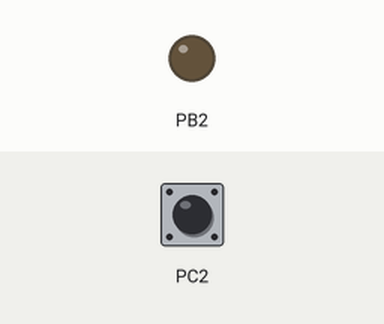
This program was run on a simulated ATmega328P, built with avr-gcc and emulated at 16 MHz. Parts: output pins drawn as LEDs (lit = HIGH). The test bench sets the inputs (shaded band); at power-on: PC2 HIGH.

Above: at 1.2 s.
1.3 s: PC2 pulled LOW for 0.15 s
At 2.2 s:
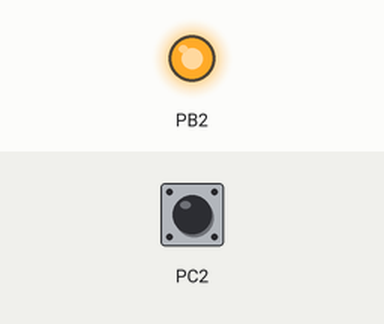
4.0 s: PC2 pulled LOW for 3.2 s
At 8.8 s:
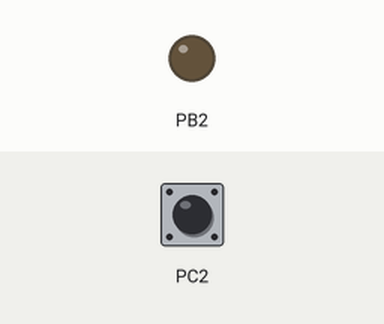
Timing chart, 0 to 10.3 s (numbered marks = the images above; inputs shaded):
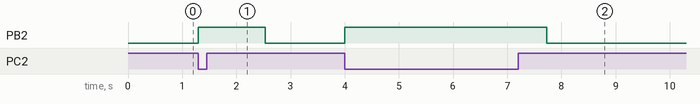

Measured:
- after the input at 1.3 s, PB2: LOW → HIGH at once, → LOW 1.2 s later
- after the input at 4.0 s, PB2: LOW → HIGH at once, → LOW 3.7 s later

The program:

main.c
```c
/*
 * DA2C_T2_Normal_C.c
 *
 * Created: 4/27/2019 4:43:28 PM
 * Author : acate
 */


#define F_CPU 16000000UL	// Used to slow delay from 16MHz to 1MHz (delay library)
#include <avr/io.h>			// Standard AVR Library
#include <util/delay.h>		// AVR library containing _delay_ms() function

#define LED 0b00000100		// Modify LED Bit (Currently: PB2)
#define SWITCH 0b00000100	// Modify SWITCH bit here (PC2 in program)
#define delay 19530			// 'delay = (16MHz*1.250s/1024) - 1' for 1250ms delay

int main(void) {

	unsigned char d_end = delay/256;		// Quotient of Delay divided by Counter Size
	unsigned char d_leftover = delay%256;	// Remainder of Delay divided by Counter Size
	unsigned char i = 0;					// 8-bit Positive Counter 'i'

	DDRB = LED;											// Set PB2 as an Output
	DDRC &= ~SWITCH;									// Set PC2 as an Input
	TCCR0A = (0<<WGM01)|(0<<WGM00);						// Set WGM to Normal
	TCCR0B = (0<<WGM02)|(1<<CS02)|(0<<CS01)|(1<<CS00);	// Set WGM to Normal (Cont.), Prescaler '1024'

	while (1) {
		PORTB &= ~LED;						// Set Output LED PB2 to 'Low'
		PORTC |= SWITCH;					// Activate Pull-up on PC2 (resistor connected to VCC)
		if ((~PINC & SWITCH) == SWITCH){	// If SWITCH 'High' Turn LED 'ON' for 1250ms
			PORTB |= LED;					// Set Output LED PB2 to 'High'
			i = 0;							// Initialize Counter 'i' to zero
			while (i < d_end) {				// Loop Counter 'i' until Delay Quotient is met
				while((TIFR0 & 0x01) == 0);	// Check if Timer0 Overflow Set
				TCNT0 = 0x00;				// If Overflow set, Restart Timer0
				TIFR0 = 0x01;				// And Reset Overflow Flag
				i++;						// Increment Counter 'i'
			}
			while (TCNT0 < d_leftover);		// If Counter 'i' at end of delay, then finish remainder
			TCNT0 = 0x00;					// Restart Period and Timer0 from beginning
		}
	}
}
```
